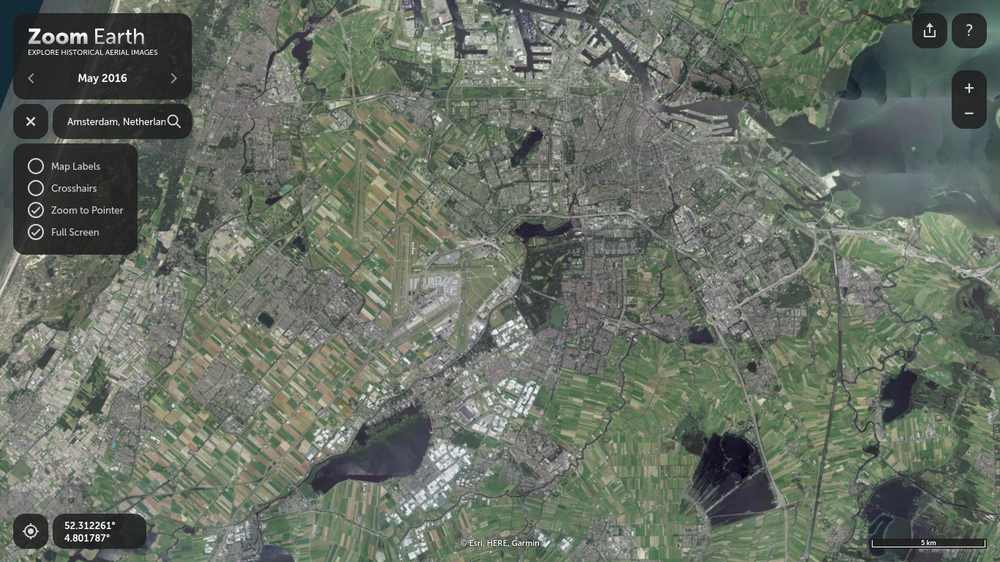
#> input picture ams_2016.png, 1000 x 562 px, shrunk from 1366 x 768 before the run
$ python exp3.py
#> lines starting #> are read from the running program, lines starting #| are printed output that depends on the picture
from PIL import Image, ImageDraw
from datetime import datetime

img_file = Image.open("ams_2016.png")
#> img_file is the input picture: PIL image 1000x562 RGB; mean R, G, B 103.5, 111.3, 99.9
img = img_file.load()

new_img = Image.new("RGB", img_file.size, "#f9f9f9")
#> new_img: PIL image 1000x562 RGB; every value is 249
dctx = ImageDraw.Draw(new_img)

xs, ys = img_file.size
#> xs = 1000; ys = 562

green = 0

for x in range(0, xs):
    for y in range(0, ys):
        r, g, b = img[x, y]
        dctx.point([x, y],fill=(0, g, 0))

new_img.save(str(datetime.now())+'.png')
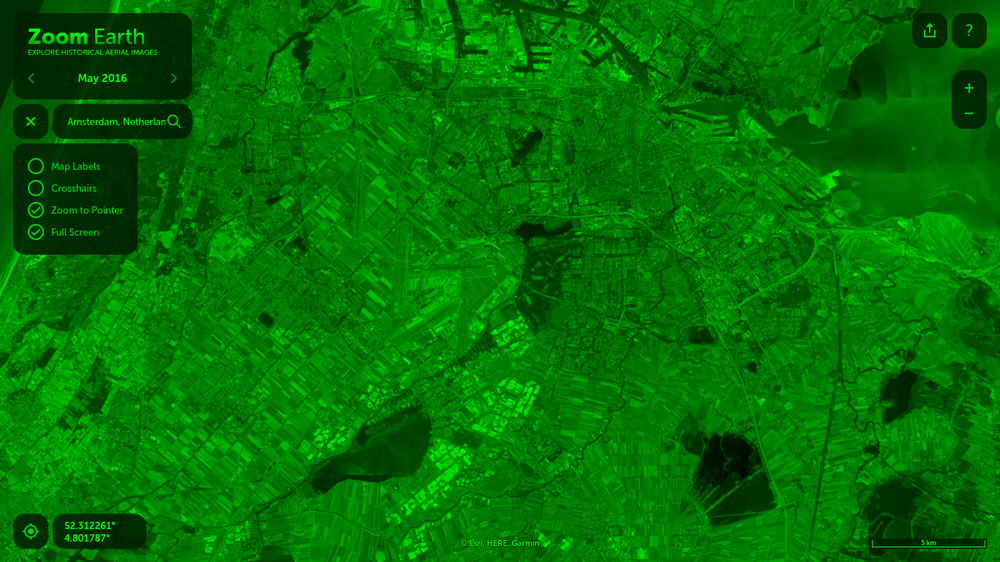
#> saved as 2026-12-05 13:26:28.554623.png: PIL image 1000x562 RGB; mean R, G, B 0, 111.3, 0

#YEAR GREEN_VAL GREEN_DENSITY
#Chennai
#2004 110902593 105.71333672675695
#2017 107424262 102.39776072169352
#Amsterdam
#2004 102448475 97.65479635645437
#2016 116780045 111.31577617892874
#Absolute
#gre  1646023680 135.0

$ run again, with ams_2004.png copied over ams_2016.png
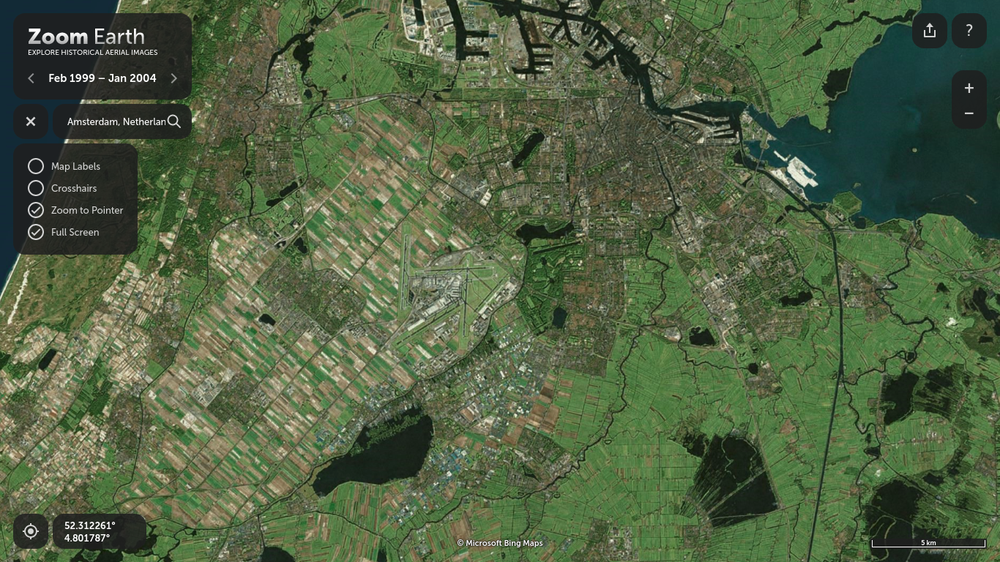
#> input picture ams_2004.png, 1000 x 562 px, shrunk from 1366 x 768 before the run
#> img_file is the input picture: PIL image 1000x562 RGB; mean R, G, B 80.9, 97.7, 66.6
#> new_img: PIL image 1000x562 RGB; every value is 249
#> `new_img.save(str(datetime.now())+'.png')`:
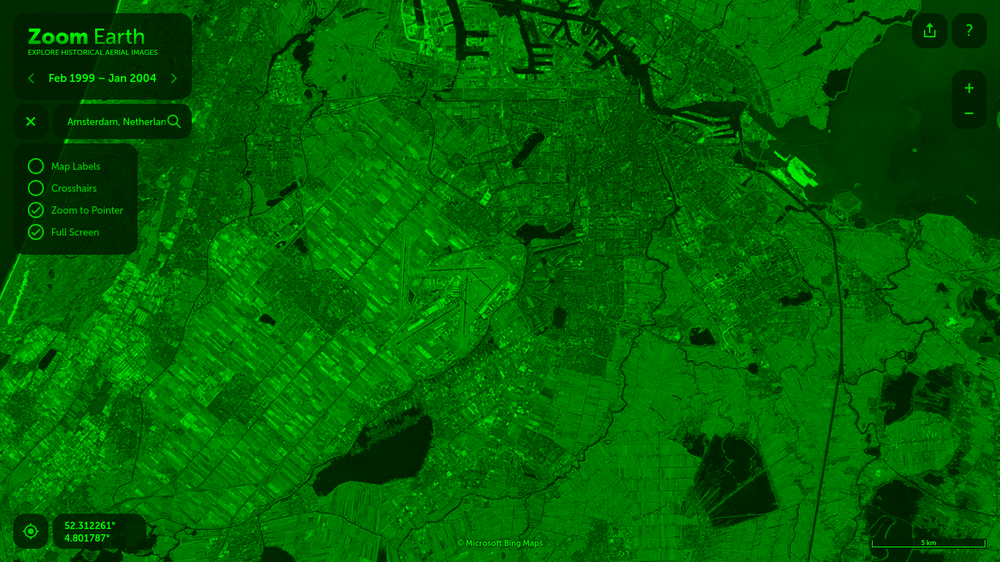
#> saved as 2026-12-05 13:26:30.783750.png: PIL image 1000x562 RGB; mean R, G, B 0, 97.7, 0

$ run again, with chennai_2004.png copied over ams_2016.png
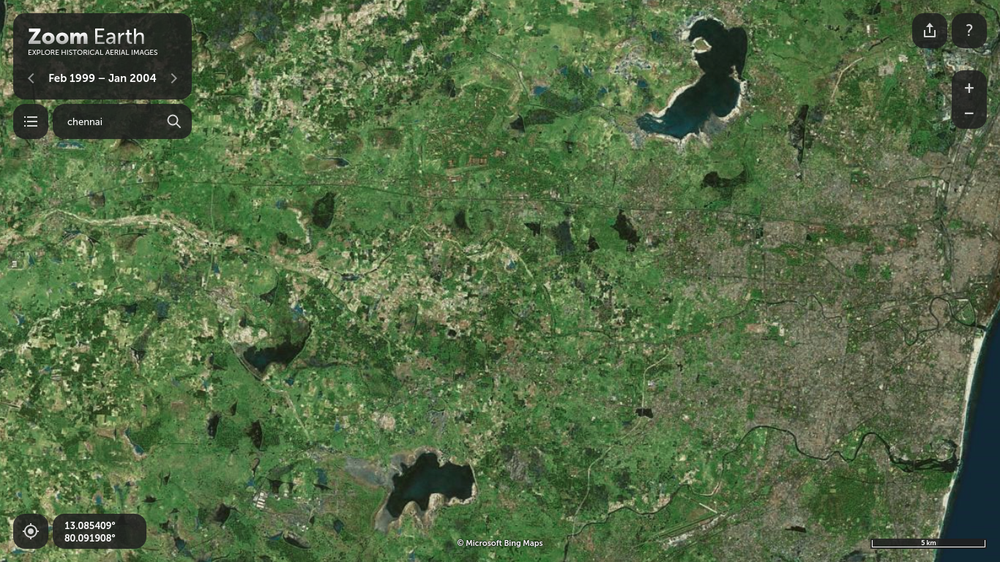
#> input picture chennai_2004.png, 1000 x 562 px, shrunk from 1366 x 768 before the run
#> img_file is the input picture: PIL image 1000x562 RGB; mean R, G, B 83.5, 105.7, 68.4
#> new_img: PIL image 1000x562 RGB; every value is 249
#> `new_img.save(str(datetime.now())+'.png')`:
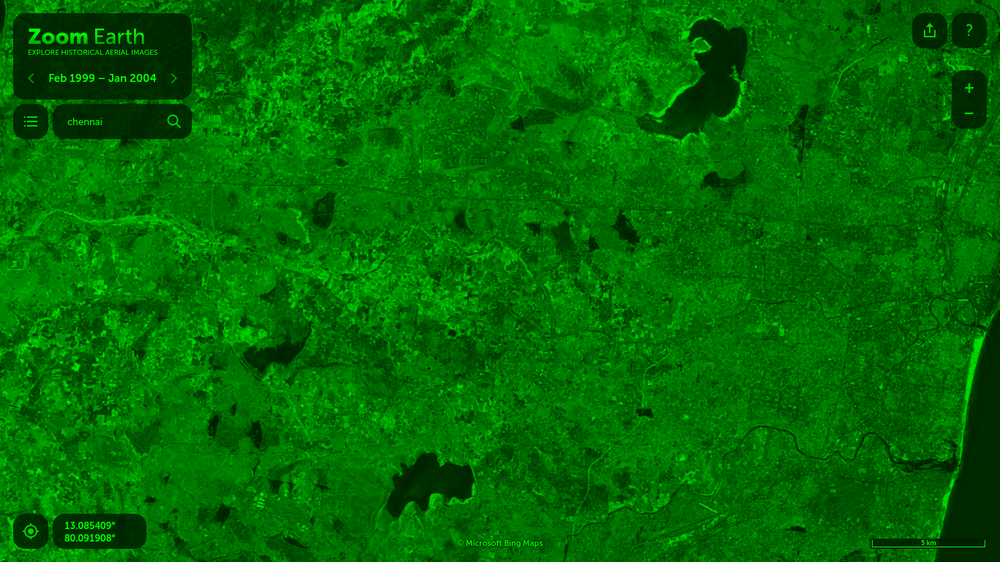
#> saved as 2026-12-05 13:26:33.289745.png: PIL image 1000x562 RGB; mean R, G, B 0, 105.7, 0

$ run again, with chennai_2017.png copied over ams_2016.png
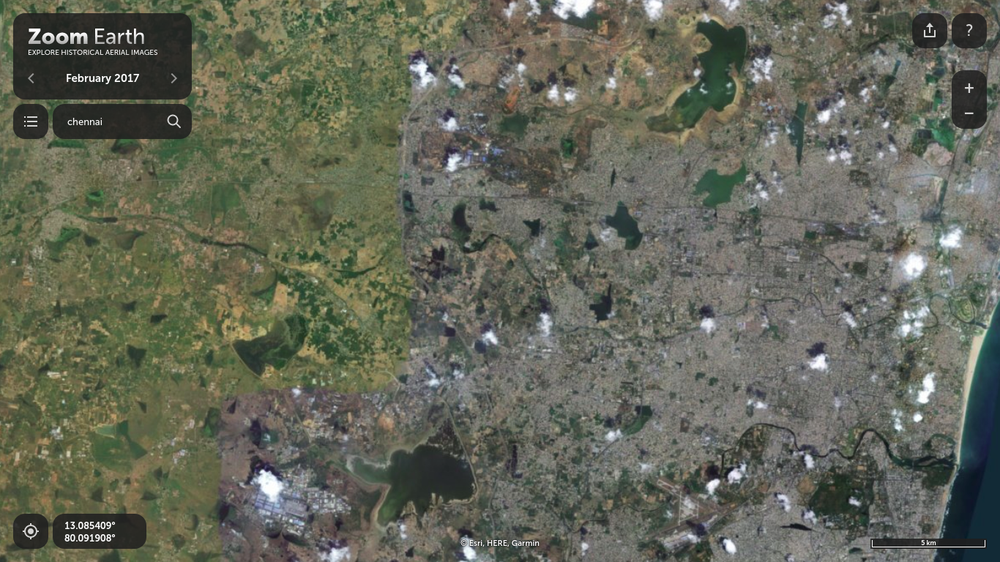
#> input picture chennai_2017.png, 1000 x 562 px, shrunk from 1366 x 768 before the run
#> img_file is the input picture: PIL image 1000x562 RGB; mean R, G, B 99.5, 102.4, 88.6
#> new_img: PIL image 1000x562 RGB; every value is 249
#> `new_img.save(str(datetime.now())+'.png')`:
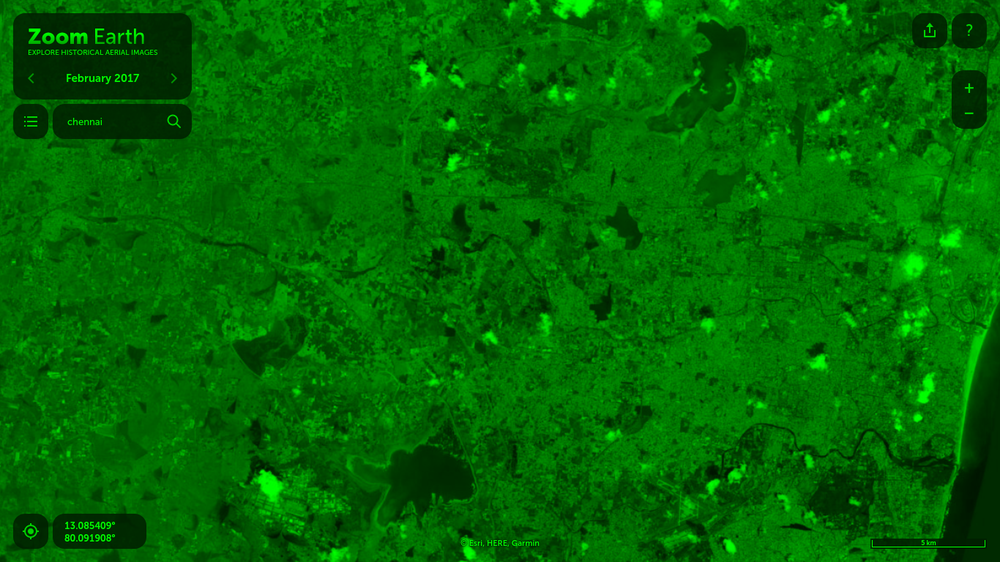
#> saved as 2026-12-05 13:26:35.026659.png: PIL image 1000x562 RGB; mean R, G, B 0, 102.4, 0
